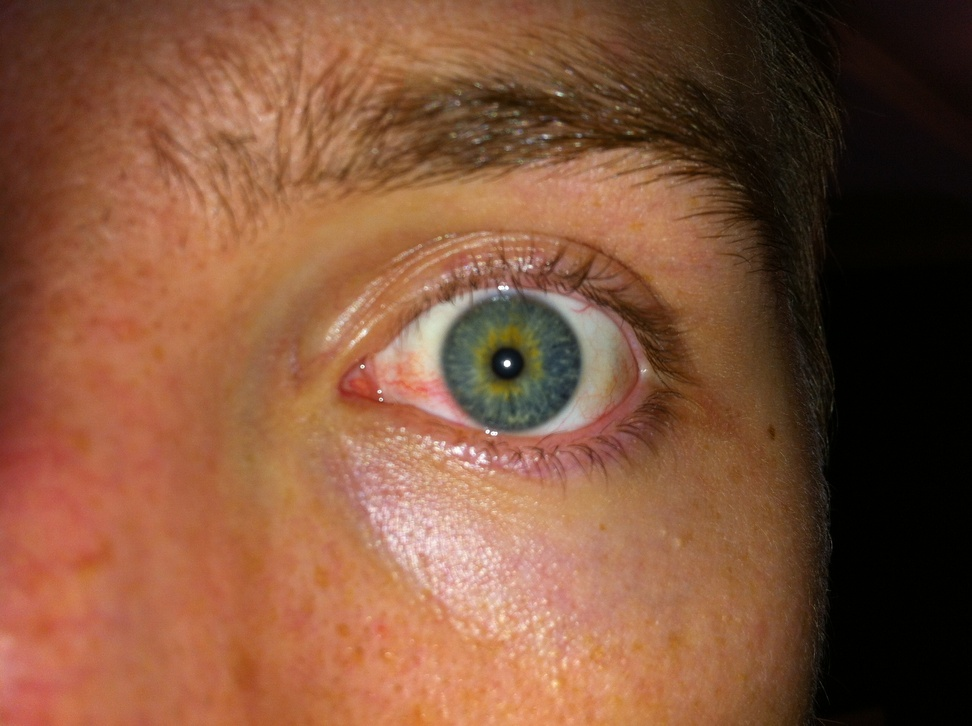
#> input picture Processamento-de-Imagens/trabalho-03-hough-circles/imagens/001_L_01.JPG, 972 x 726 px, shrunk from 2592 x 1936 before the run; its folder holds only this picture in this run
$ python __init__.py
#> lines starting #> are read from the running program, lines starting #| are printed output that depends on the picture
from cv2 import cv2
import numpy as np
import cv2
import glob

# Carrega imagens
todas_iris = [cv2.imread(file) for file in glob.glob("imagens/*.jpg")]
#> todas_iris = 1 item

for i in range(0, len(todas_iris)):
    print('processamento imagem ' + str(i) + " de " + str(len(todas_iris)))

    # Faz imagem ficar cinza e aplica blur
    img = todas_iris[i]
    img_cinza = cv2.cvtColor(img, cv2.COLOR_BGR2GRAY)
    img_cinza = cv2.GaussianBlur(img_cinza, (5, 5), 0)

    # Procura circulos da iris e pupila
    iris = cv2.HoughCircles(img_cinza, cv2.HOUGH_GRADIENT, 1, 40, param1=50, param2=30, minRadius=180, maxRadius=190)
    pupila = cv2.HoughCircles(img_cinza, cv2.HOUGH_GRADIENT, 1.1, 20, param1=10, param2=50, minRadius=30, maxRadius=50)

    # Pega o tamanho da imagem pra fazer uma mascara
    height,width, z = img.shape
    mask = np.zeros((height,width), np.uint8)

    if iris is not None and pupila is not None:
        # Desenha circulo da iris
        for i in iris[0, :]:
            cv2.circle(img, (i[0], i[1]), i[2], (0, 0, 0), 2)
            cv2.circle(mask, (i[0], i[1]), i[2], (255, 255, 255), thickness=-1)

        # Desenha circulos da pupila
        for i in pupila[0, :]:
            cv2.circle(img, (i[0], i[1]), 2, (0, 0, 0), 100)

        # Aplica threshold
        _,thresh = cv2.threshold(mask,1,255,cv2.THRESH_BINARY)
        masked_data = cv2.bitwise_and(img, img, mask=mask)

        # Encontra contornos
        contours = cv2.findContours(thresh,cv2.RETR_EXTERNAL,cv2.CHAIN_APPROX_SIMPLE)
        x,y,w,h = cv2.boundingRect(contours[0])

        # Corta imagem conforme a mascara
        img_final = masked_data[y:y+h,x:x+w]

        # Mostra imagem
        cv2.imshow('olho',img_final)
        cv2.waitKey(0)
        cv2.destroyAllWindows()
    else:
        print('     erro ao processar imagem ' + str(i))
#> this loop made 1 pass
#> (height, width, z) on pass 1: (726, 972, 3)
#| processamento imagem 0 de 1
#|      erro ao processar imagem 0
#> pass 1, `img_cinza = cv2.cvtColor(img, cv2.COLOR_BGR2GRAY)`:
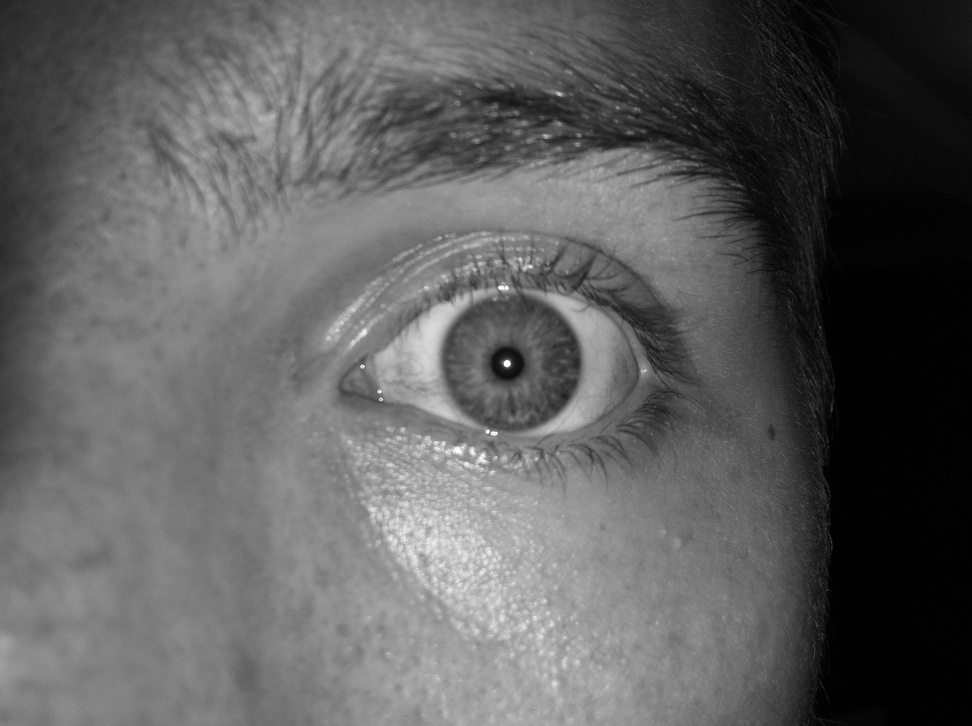
#> img_cinza: shape (726, 972); min 0, max 255, mean 94.6
#> img is the input picture: shape (726, 972, 3); mean B, G, R 58.9, 83.9, 129.1
#> after the loop: mask: shape (726, 972); every value is 0

$ run again, on Processamento-de-Imagens/trabalho-03-hough-circles/imagens/001_R_01.JPG
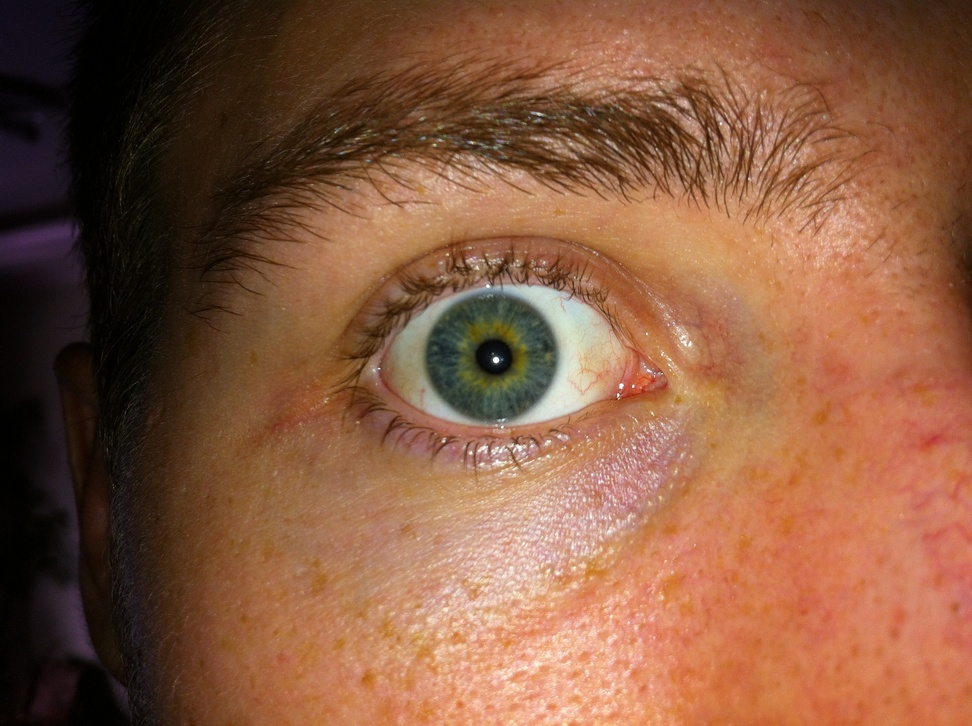
#> input picture Processamento-de-Imagens/trabalho-03-hough-circles/imagens/001_R_01.JPG, 972 x 726 px, shrunk from 2592 x 1936 before the run
#> todas_iris = 1 item
#> the loop `for i in range(0, len(todas_iris)):` made 1 pass
#> (height, width, z) on pass 1: (726, 972, 3)
#> (printed output is left out)
#> pass 1, `img_cinza = cv2.cvtColor(img, cv2.COLOR_BGR2GRAY)`:
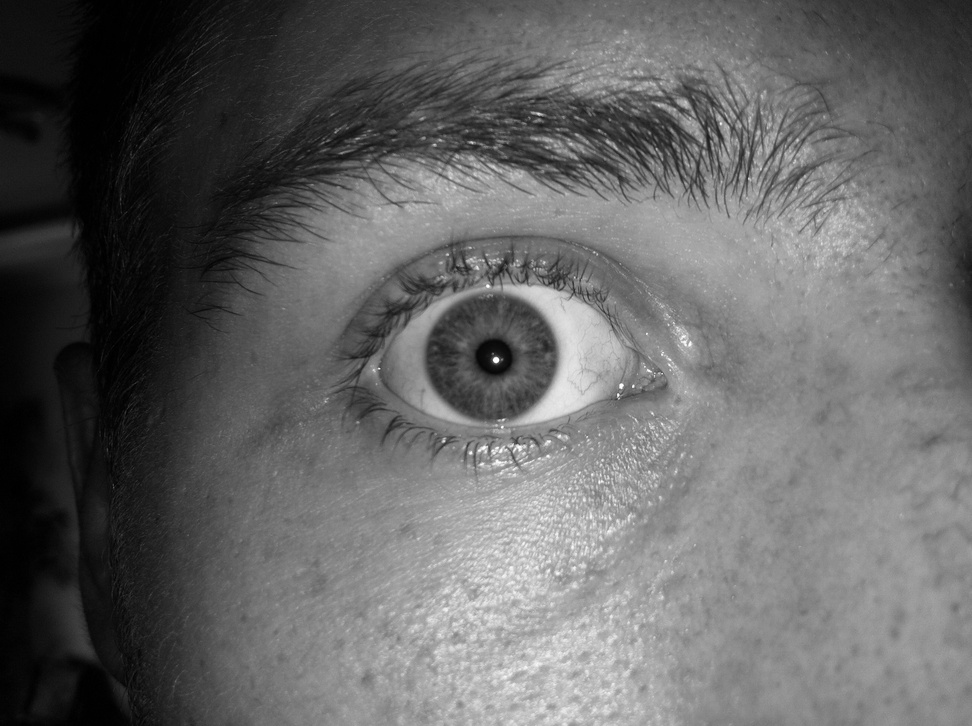
#> img_cinza: shape (726, 972); min 0, max 255, mean 100.2
#> img is the input picture: shape (726, 972, 3); mean B, G, R 63.9, 89.6, 134.7

$ run again, on Processamento-de-Imagens/trabalho-03-hough-circles/imagens/001_R_02.JPG
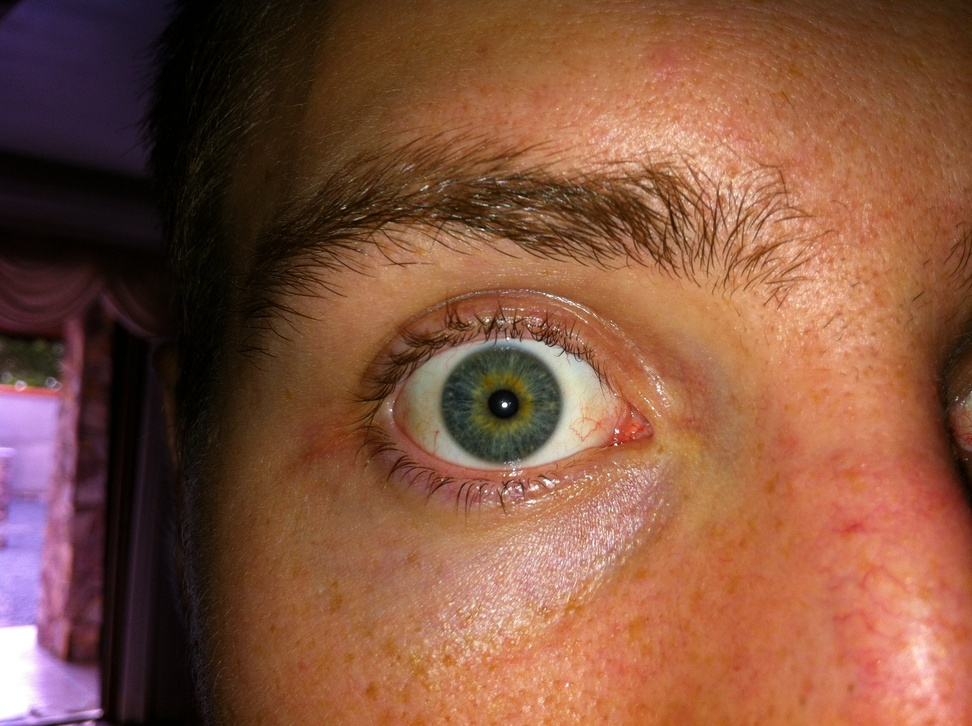
#> input picture Processamento-de-Imagens/trabalho-03-hough-circles/imagens/001_R_02.JPG, 972 x 726 px, shrunk from 2592 x 1936 before the run
#> todas_iris = 1 item
#> the loop `for i in range(0, len(todas_iris)):` made 1 pass
#> (height, width, z) on pass 1: (726, 972, 3)
#> (printed output is left out)
#> pass 1, `img_cinza = cv2.cvtColor(img, cv2.COLOR_BGR2GRAY)`:
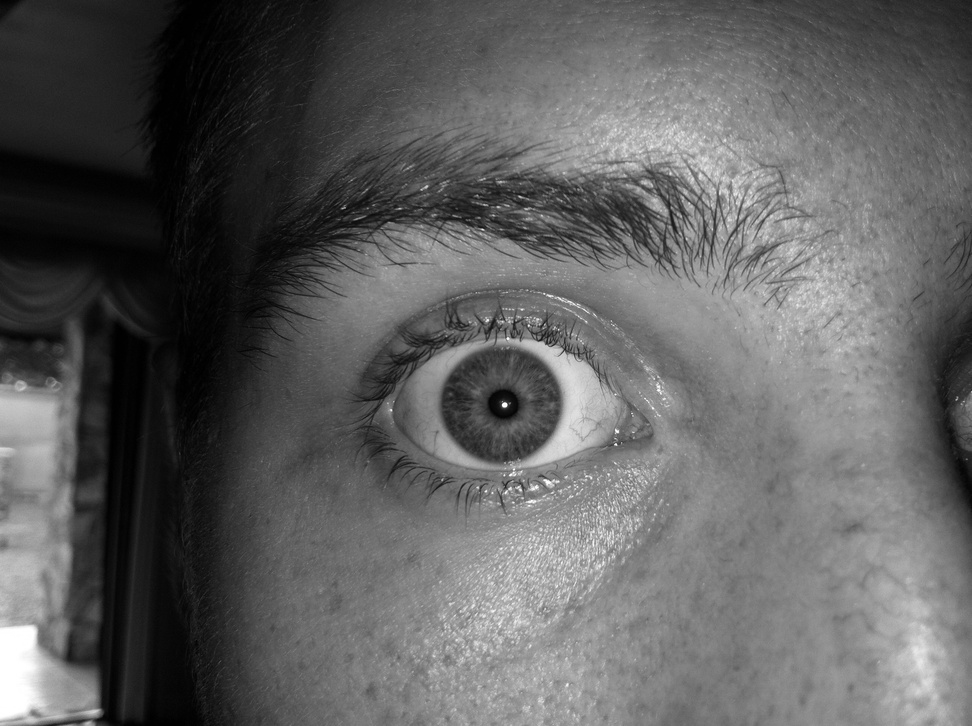
#> img_cinza: shape (726, 972); min 0, max 255, mean 95.4
#> img is the input picture: shape (726, 972, 3); mean B, G, R 62.1, 83.6, 131.1
